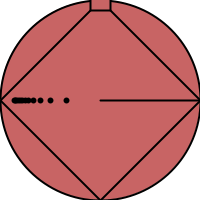
Frame 1 (no input)
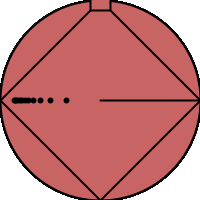
Frame 60 (the mouse pressed at the canvas centre just before this capture)
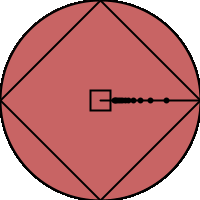
Frame 120 (the mouse held since frame 60 and released just before this capture)

The Processing sketch that drew these frames (run headless with seeded random() and noise(); from frame 60 on, the mouse is pressed at the canvas centre):

// Processing sketch: CatalinaJuezs01t00
// ── CatalinaJuezs01t00.pde
int x= 200;
void setup() {
  size (200, 200);
  background(255);
}

void draw() {

  fill(200, 100, 100);
  strokeWeight (2);
  rectMode(CENTER);
  
  ellipse(x/2, x/2, x, x);
  quad(x/2, x, 0, x/2, x/2, 0, x, x/2 );
  rect(x/2, mouseY, 20, 20);


  line(x/2, x/2, x, x/2);

  strokeWeight (6);
  point(mouseX + (x/3), x/2);
  point(mouseX + (x/4), x/2);
  point(mouseX + (x/5), x/2);
  point(mouseX + (x/6), x/2);
  point(mouseX + (x/7), x/2);
  point(mouseX + (x/8), x/2);
  point(mouseX + (x/9), x/2);
  point(mouseX + (x/10), x/2);
  point(mouseX + (x/11), x/2);
  point(mouseX + (x/12), x/2);
  point(mouseX + (x/13), x/2);
  point(mouseX + (x/14), x/2);
}
